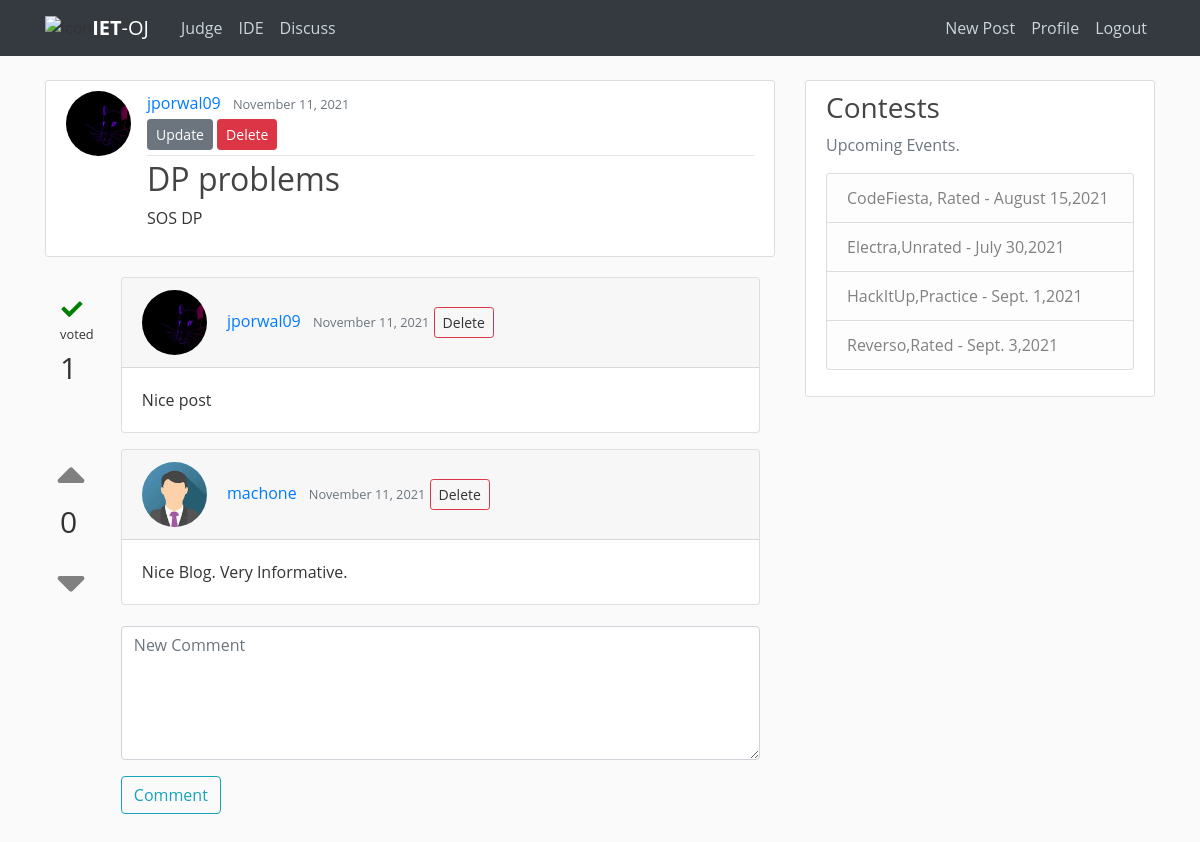
Screenshot of /discuss/post/2 (signed in) with the database file from the repository.
### blog/models.py (models this page shows, shortened)
class Post(models.Model):
    title = models.CharField(max_length=100)
    content = FroalaField(theme='gray')
    date_posted = models.DateTimeField(default=timezone.now)
    author = models.ForeignKey(User, on_delete=models.CASCADE)

class Comment(models.Model):
    post = models.ForeignKey(Post,on_delete=models.CASCADE)
    usr = models.ForeignKey(User,on_delete=models.CASCADE)
    date_commented = models.DateTimeField(default=timezone.now)
    user_reaction = models.ManyToManyField(User,related_name='react')
    text = models.TextField()
    vote = models.IntegerField(default=0)

### users/models.py (models this page shows, shortened)
class Profile(models.Model):
    user = models.OneToOneField(User,on_delete=models.CASCADE)
    image = models.ImageField(default='default.jpg',upload_to='profile_pics')
    institution = models.CharField(max_length=100,default="IET")
    bio = models.TextField(default="...")
    rating=models.IntegerField(default=0)
    hrating=models.IntegerField(default=0)
    star=models.IntegerField(default=1)
    ac_solution=models.IntegerField(default=0)
    wa_solution=models.IntegerField(default=0)
    tle_solution=models.IntegerField(default=0)
    ce_solution=models.IntegerField(default=0)
    re_solution=models.IntegerField(default=0)

### blog/views.py (the view)
# urls.py: path('post/<int:pk>', PostDetailView.as_view(), name='post-detail'),
class PostDetailView(DetailView):
    model=Post

### blog/templates/blog/post_detail.html (shortened to what this page needs)
{% extends "blog/base.html" %}
{% block content %}
<link href="/static/froala_editor/css/froala_style.min.css" type="text/css" media="all" rel="stylesheet">
    <article class="media content-section">
        <img class="rounded-circle article-img" src="{{ object.author.profile.image.url }}">
        <div class="media-body">
          <div class="article-metadata">
            <a class="mr-2" href="{% url 'user-posts' object.author.username %}">{{ object.author }}</a>
            <small class="text-muted">{{ object.date_posted|date:"F d, Y"}}</small>
            {% if object.author == user %}
            <div>
                <a class="btn btn-secondary btn-sm mt-1 mb-1" href="{% url 'post-update' object.id %}">Update</a>
                <a class="btn btn-danger btn-sm mt-1 mb-1" href="{% url 'post-delete' object.id %}">Delete</a>
            </div>
            {% endif %}
          </div>
          <h2 class="article-title" >{{ object.title }}</h2>
          <div  class="fr-view">
          {{ object.content | safe }}
          </div>
          </div>
          </article>
<div class="mydiv">
{% for comment in object.comment_set.all %}
<div class="container mb-3 " >
  <div class="row">
    <div class="col-1">
          {% if user.is_authenticated %}
          {% if request.user not in comment.user_reaction.all %}
          <form id="upvote_form{{comment.id}}">
          <button style="background:transparent;border: none !important;text-decoration:none;border:0;outline:none;margin-top:1.5rem" type="submit" ><i style=" cursor: pointer; color:gray;transform:scale(3);" class="fa fa-sort-up" aria-hidden="true"></i></button>
          </form>
         <p style="font-size:2.5vw;" >{{ comment.vote }}</p>
          <form id="downvotevote_form{{comment.id}}">
          <button  type="submit" style="background:transparent;border: none !important;text-decoration:none;border:0;outline:none;"><i style="cursor: pointer; color:gray;transform:scale(3);" class="fa fa-sort-down" aria-hidden="true"></i></button>
          </form>
          <br>
          {% else %}
          <i style="transform:scale(1.3);margin-top:1.5rem;color:green;" class=" ml-1 fas fa-check"></i>
           <small>voted</small>
           <p style="font-size:2.5vw;">{{ comment.vote }}</p>
          {% endif %}
          {% endif %}
    </div>
    <div class="col-11">
      <div class="card">
  <div class="card-header">
     <img class="rounded-circle article-img" src="{{ comment.usr.profile.image.url }}">
     <a class="mr-2" href="{% url 'user-posts' comment.usr.username %}">{{ comment.usr }}</a>
     <small class="text-muted">{{ comment.date_commented|date:"F d, Y"}}</small>
        {% if user.is_authenticated %}
        {% if request.user == comment.usr or request.user == object.author%}
          <a  data-toggle="modal" data-target="#exampleModalCenter1" class="btn btn-outline-danger btn-sm mt-1 mb-1">Delete</a>
         {% endif %}
        {% endif %}
  </div>
  <div class="card-body">
    <p class=" card-text article-content">{{ comment.text }}</p>
  </div>
</div>
    </div>
  </div>
</div>
      {% endfor%}
</div>
      {% if user.is_authenticated %}
      <div class="container mb-3" >
     <div class="row">
    <div class="col-1"></div>
      <div class="col-11 ">
        <form id="comment_form">
           <fieldset class="form-group">
              <textarea autocomplete="off" class="form-control" rows="5" id="comment" placeholder="New Comment" id="comment" required></textarea>
           </fieldset>
           <div class="form-group">
            <button class="btn btn-outline-info" type="submit">Comment</button>
           </div>
        </form>
   </div>
    </div>
    </div>
      {% endif %}
{% endblock content %}

### blog/static/blog/main.css (style rules this page uses)
body { background: #fafafa; color: #333333; margin-top: 5rem; }
h1, h2, h3, h4, h5, h6 { color: #444444; }
.content-section { background: #ffffff; padding: 10px 20px; border: 1px solid #dddddd; border-radius: 3px; margin-bottom: 20px; }
.article-title { color: #444444; }
.article-content { white-space: pre-line; }
.article-img { height: 65px; width: 65px; margin-right: 16px; }
.article-metadata { padding-bottom: 1px; margin-bottom: 4px; border-bottom: 1px solid #e3e3e3 }

### blog/templates/blog/base.html (style rules this page uses)
body { font-family: 'Open Sans', arial, sans-serif; }

### rows the page displays
Post: author.profile.image (picture), author "jporwal09", date_posted "November 11, 2021", title "DP problems", content "SOS DP"
Comment: vote "1", usr.profile.image (picture), usr "jporwal09", date_commented "November 11, 2021", text "Nice post"
Comment: vote "0", usr.profile.image (placeholder picture), usr "machone", date_commented "November 11, 2021", text "Nice Blog. Very Informative."
